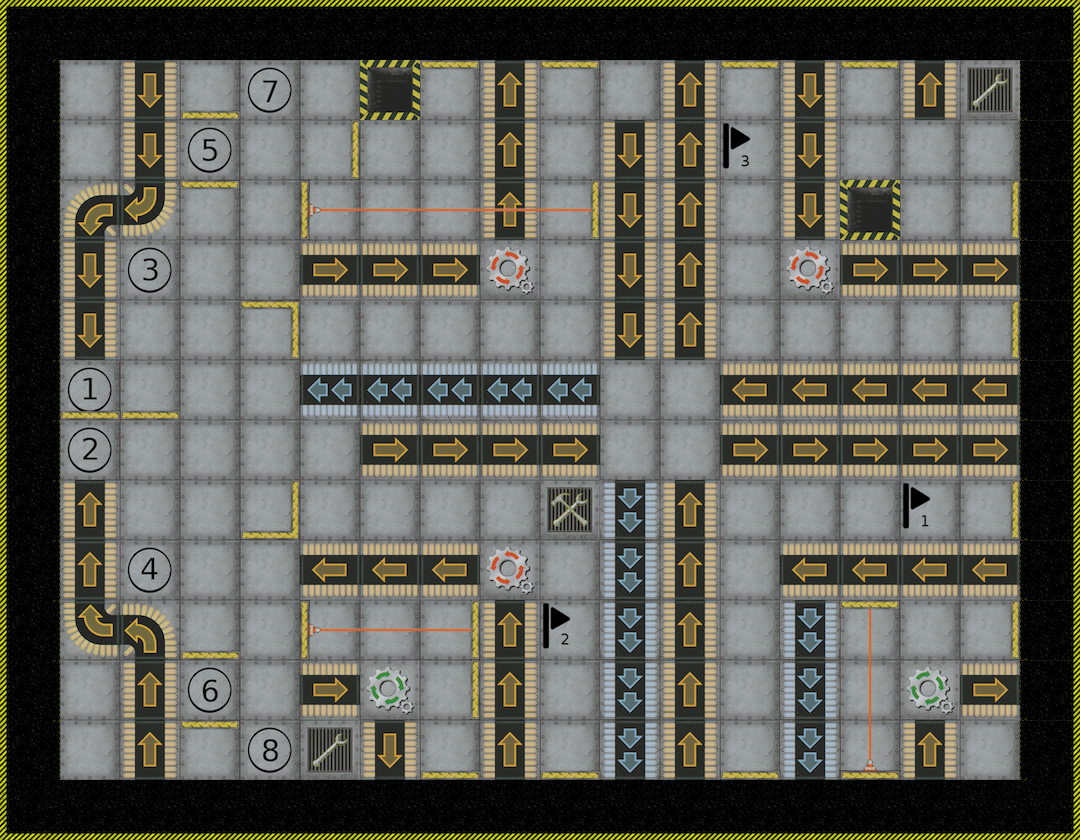

A 2D game scene composited from a Tiled map and its tileset images. What follows is a short description and the map's XML, with every tile layer's data as written:
An orthogonal 18x14 tile map with 60x60 px tiles, 6 tile layers (TILES, LASERBEAMS, PLAYERBEAMS, WALLS, ...).

<map version="1.2" tiledversion="1.3.2" orientation="orthogonal" renderorder="right-down" compressionlevel="0" width="18" height="14" tilewidth="60" tileheight="60" infinite="0" nextlayerid="6" nextobjectid="1">
 <tileset firstgid="1" source="roboRallytileset.tsx" />
 <layer id="1" name="TILES" width="18" height="14">
  <data encoding="csv">
105,106,106,106,106,106,106,106,106,106,106,106,106,106,106,106,106,107,
116,5,50,5,131,5,6,5,49,5,5,49,5,50,5,49,15,108,
116,5,50,129,5,5,5,5,49,5,50,49,5,50,5,5,5,108,
116,33,44,5,5,5,5,5,49,5,50,49,5,50,6,5,5,108,
116,50,123,5,5,52,52,52,53,5,50,49,5,53,52,52,52,108,
116,50,5,5,5,5,5,5,5,5,50,49,5,5,5,5,5,108,
116,121,5,5,5,22,22,22,22,22,5,5,51,51,51,51,51,108,
116,122,5,5,5,5,52,52,52,52,5,5,52,52,52,52,52,108,
116,49,5,5,5,5,5,5,5,7,21,49,5,5,5,5,5,108,
116,49,124,5,5,51,51,51,53,5,21,49,5,51,51,51,51,108,
116,43,34,5,5,5,5,5,49,5,21,49,5,21,5,5,5,108,
116,5,49,130,5,52,54,5,49,5,21,49,5,21,5,54,52,108,
116,5,49,5,132,15,50,5,49,5,21,49,5,21,5,49,5,108,
113,114,114,114,114,114,114,114,114,114,114,114,114,114,114,114,114,115
</data>
 </layer>
 <layer id="2" name="LASERBEAMS" width="18" height="14">
  <data encoding="csv">
0,0,0,0,0,0,0,0,0,0,0,0,0,0,0,0,0,0,
0,0,0,0,0,0,0,0,0,0,0,0,0,0,0,0,0,0,
0,0,0,0,0,0,0,0,0,0,0,0,0,0,0,0,0,0,
0,0,0,0,0,39,39,39,39,39,0,0,0,0,0,0,0,0,
0,0,0,0,0,0,0,0,0,0,0,0,0,0,0,0,0,0,
0,0,0,0,0,0,0,0,0,0,0,0,0,0,0,0,0,0,
0,0,0,0,0,0,0,0,0,0,0,0,0,0,0,0,0,0,
0,0,0,0,0,0,0,0,0,0,0,0,0,0,0,0,0,0,
0,0,0,0,0,0,0,0,0,0,0,0,0,0,0,0,0,0,
0,0,0,0,0,0,0,0,0,0,0,0,0,0,0,0,0,0,
0,0,0,0,0,39,39,39,0,0,0,0,0,0,47,0,0,0,
0,0,0,0,0,0,0,0,0,0,0,0,0,0,47,0,0,0,
0,0,0,0,0,0,0,0,0,0,0,0,0,0,47,0,0,0,
0,0,0,0,0,0,0,0,0,0,0,0,0,0,0,0,0,0
</data>
 </layer>
 <layer id="3" name="PLAYERBEAMS" width="18" height="14">
  <data encoding="csv">
0,0,0,0,0,0,0,0,0,0,0,0,0,0,0,0,0,0,
0,0,0,0,0,0,0,0,0,0,0,0,0,0,0,0,0,0,
0,0,0,0,0,0,0,0,0,0,0,0,0,0,0,0,0,0,
0,0,0,0,0,0,0,0,0,0,0,0,0,0,0,0,0,0,
0,0,0,0,0,0,0,0,0,0,0,0,0,0,0,0,0,0,
0,0,0,0,0,0,0,0,0,0,0,0,0,0,0,0,0,0,
0,0,0,0,0,0,0,0,0,0,0,0,0,0,0,0,0,0,
0,0,0,0,0,0,0,0,0,0,0,0,0,0,0,0,0,0,
0,0,0,0,0,0,0,0,0,0,0,0,0,0,0,0,0,0,
0,0,0,0,0,0,0,0,0,0,0,0,0,0,0,0,0,0,
0,0,0,0,0,0,0,0,0,0,0,0,0,0,0,0,0,0,
0,0,0,0,0,0,0,0,0,0,0,0,0,0,0,0,0,0,
0,0,0,0,0,0,0,0,0,0,0,0,0,0,0,0,0,0,
0,0,0,0,0,0,0,0,0,0,0,0,0,0,0,0,0,0
</data>
 </layer>
 <layer id="4" name="WALLS" width="18" height="14">
  <data encoding="csv">
0,0,0,0,0,0,0,0,0,0,0,0,0,0,0,0,0,0,
0,0,0,29,0,0,0,31,0,31,0,0,31,0,31,0,0,0,
0,0,0,0,0,23,0,0,0,0,0,0,0,0,0,0,0,0,
0,0,0,31,0,38,0,0,0,23,0,0,0,0,0,0,23,0,
0,0,0,0,0,0,0,0,0,0,0,0,0,0,0,0,0,0,
0,0,0,0,16,0,0,0,0,0,0,0,0,0,0,0,23,0,
0,29,29,0,0,0,0,0,0,0,0,0,0,0,0,0,0,0,
0,0,0,0,0,0,0,0,0,0,0,0,0,0,0,0,0,0,
0,0,0,0,8,0,0,0,0,0,0,0,0,0,0,0,23,0,
0,0,0,0,0,0,0,0,0,0,0,0,0,0,0,0,0,0,
0,0,0,29,0,38,0,23,0,0,0,0,0,0,31,0,23,0,
0,0,0,0,0,0,0,23,0,0,0,0,0,0,0,0,0,0,
0,0,0,31,0,0,0,29,0,29,0,0,29,0,37,0,0,0,
0,0,0,0,0,0,0,0,0,0,0,0,0,0,0,0,0,0
</data>
 </layer>
 <layer id="5" name="FLAGS" width="18" height="14">
  <data encoding="csv">
0,0,0,0,0,0,0,0,0,0,0,0,0,0,0,0,0,0,
0,0,0,0,0,0,0,0,0,0,0,0,0,0,0,0,0,0,
0,0,0,0,0,0,0,0,0,0,0,0,71,0,0,0,0,0,
0,0,0,0,0,0,0,0,0,0,0,0,0,0,0,0,0,0,
0,0,0,0,0,0,0,0,0,0,0,0,0,0,0,0,0,0,
0,0,0,0,0,0,0,0,0,0,0,0,0,0,0,0,0,0,
0,0,0,0,0,0,0,0,0,0,0,0,0,0,0,0,0,0,
0,0,0,0,0,0,0,0,0,0,0,0,0,0,0,0,0,0,
0,0,0,0,0,0,0,0,0,0,0,0,0,0,0,55,0,0,
0,0,0,0,0,0,0,0,0,0,0,0,0,0,0,0,0,0,
0,0,0,0,0,0,0,0,0,63,0,0,0,0,0,0,0,0,
0,0,0,0,0,0,0,0,0,0,0,0,0,0,0,0,0,0,
0,0,0,0,0,0,0,0,0,0,0,0,0,0,0,0,0,0,
0,0,0,0,0,0,0,0,0,0,0,0,0,0,0,0,0,0
</data>
 </layer>
  <layer id="6" name="REPAIR_SITE" width="18" height="14">
   <data encoding="csv">
 0,0,0,0,0,0,0,0,0,0,0,0,0,0,0,0,0,0,
 0,0,0,0,0,0,0,0,0,0,0,0,0,0,0,0,15,0,
 0,0,0,0,0,0,0,0,0,0,0,0,0,0,0,0,0,0,
 0,0,0,0,0,0,0,0,0,0,0,0,0,0,0,0,0,0,
 0,0,0,0,0,0,0,0,0,0,0,0,0,0,0,0,0,0,
 0,0,0,0,0,0,0,0,0,0,0,0,0,0,0,0,0,0,
 0,0,0,0,0,0,0,0,0,0,0,0,0,0,0,0,0,0,
 0,0,0,0,0,0,0,0,0,0,0,0,0,0,0,0,0,0,
 0,0,0,0,0,0,0,0,0,0,0,0,0,0,0,0,0,0,
 0,0,0,0,0,0,0,0,0,0,0,0,0,0,0,0,0,0,
 0,0,0,0,0,0,0,0,0,0,0,0,0,0,0,0,0,0,
 0,0,0,0,0,0,0,0,0,0,0,0,0,0,0,0,0,0,
 0,0,0,0,0,15,0,0,0,0,0,0,0,0,0,0,0,0,
 0,0,0,0,0,0,0,0,0,0,0,0,0,0,0,0,0,0
 </data>
  </layer>
</map>
